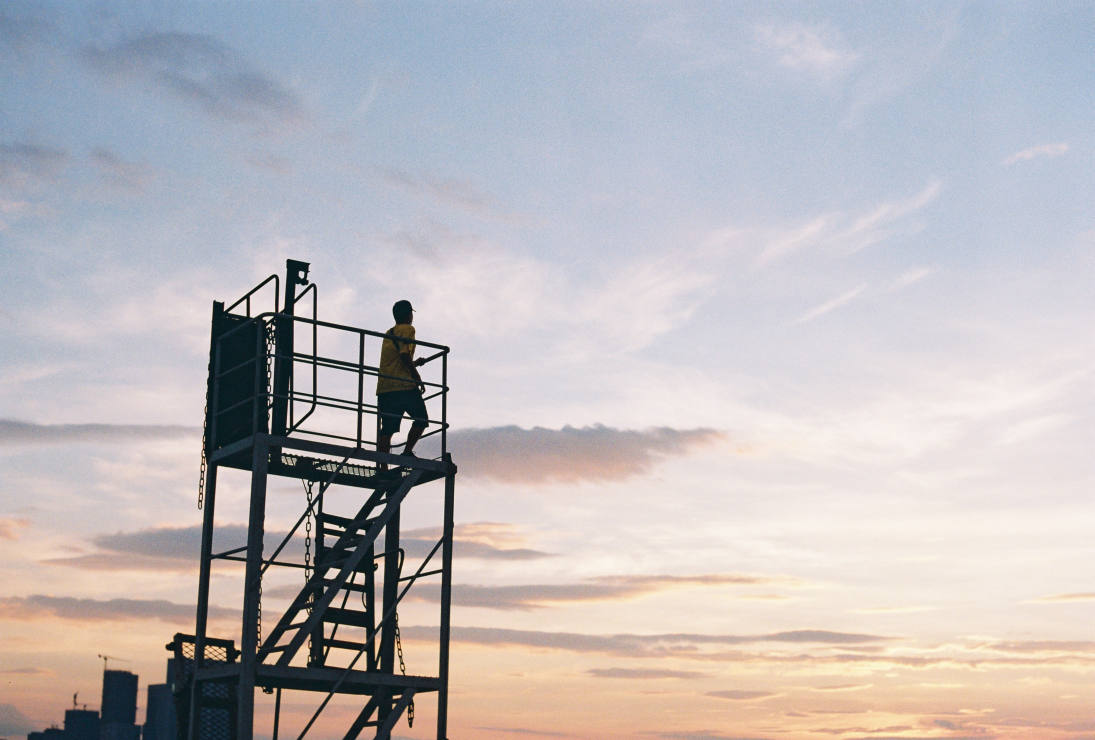
#> input picture images/raw/000039.jpg, 3283 x 2220 px (shown at 1/3 size); its folder holds 4 pictures in this run
$ python compress.py
#> lines starting #> are read from the running program, lines starting #| are printed output that depends on the picture
import os
from PIL import Image

def compress_images(input_folder, output_folder, max_size=1024):
    # Ensure output folder exists
#> called with input_folder = './', output_folder = '../', max_size = 1024
    os.makedirs(output_folder, exist_ok=True)

    # Iterate over all files in the input folder
    for filename in os.listdir(input_folder):
        input_path = os.path.join(input_folder, filename)

        # Check if the file is an image
        if filename.lower().endswith(('.png', '.jpg', '.jpeg', '.gif', '.bmp', '.tiff')):
            with Image.open(input_path) as img:
                # Calculate new size while maintaining aspect ratio
#> img is the input picture: PIL image 3283x2220 RGB; mean R, G, B 190.1, 185.9, 188.4
                img.thumbnail((max_size, max_size), Image.LANCZOS)
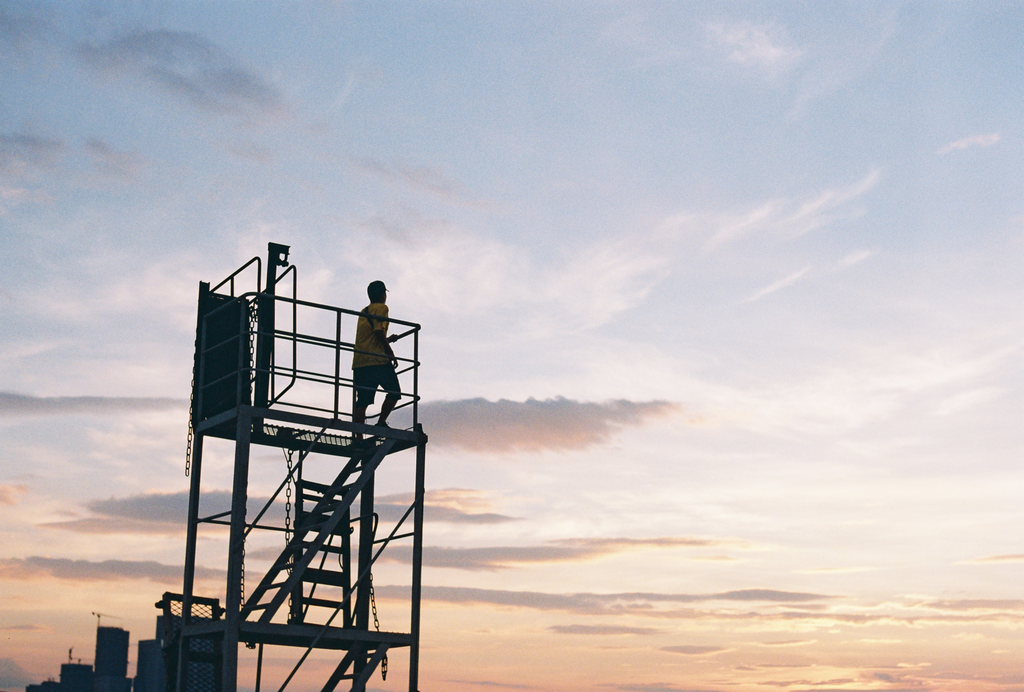
#> img: PIL image 1024x692 RGB; mean R, G, B 190.1, 185.9, 188.4

                # Save the compressed image to the output folder with the same filename
                output_path = os.path.join(output_folder, filename)
                img.save(output_path)
                print(f"Compressed and saved {filename} to {output_folder}")
#> pass 2 of the loop in compress_images, `for filename in os.listdir(input_folder):`:
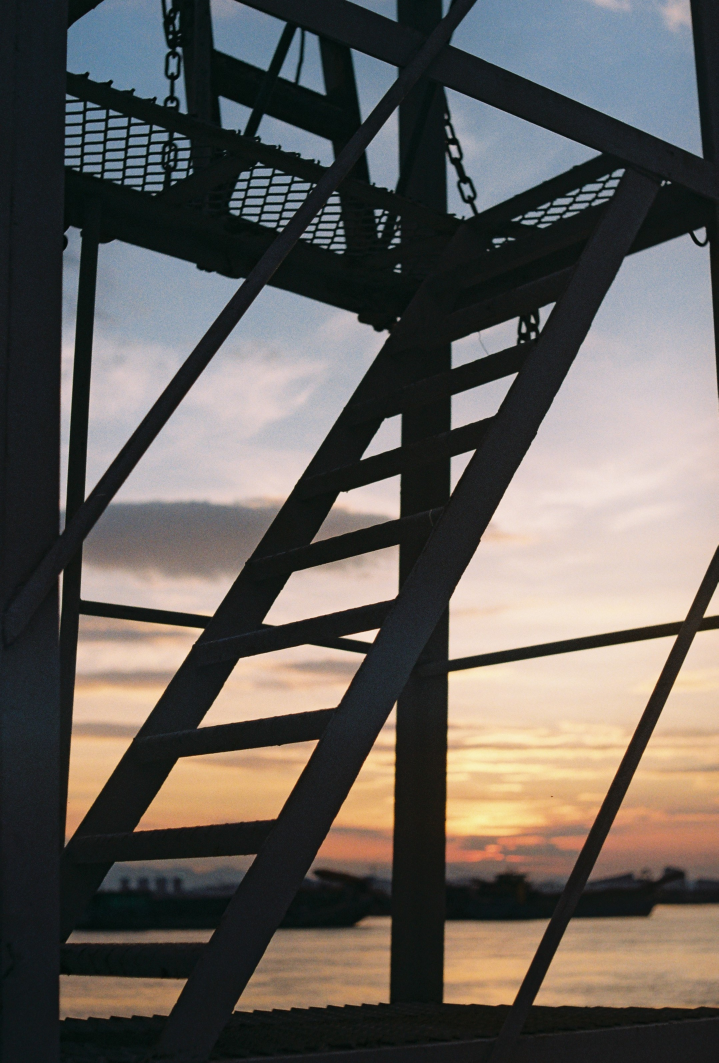
#> input picture images/raw/000045 (2).jpg, 2155 x 3188 px (shown at 1/3 size)
#> in compress_images, img is the input picture: PIL image 2155x3188 RGB; mean R, G, B 100.2, 95.3, 90.7
#> in compress_images, `img.thumbnail((max_size, max_size), Image.LANCZOS)`:
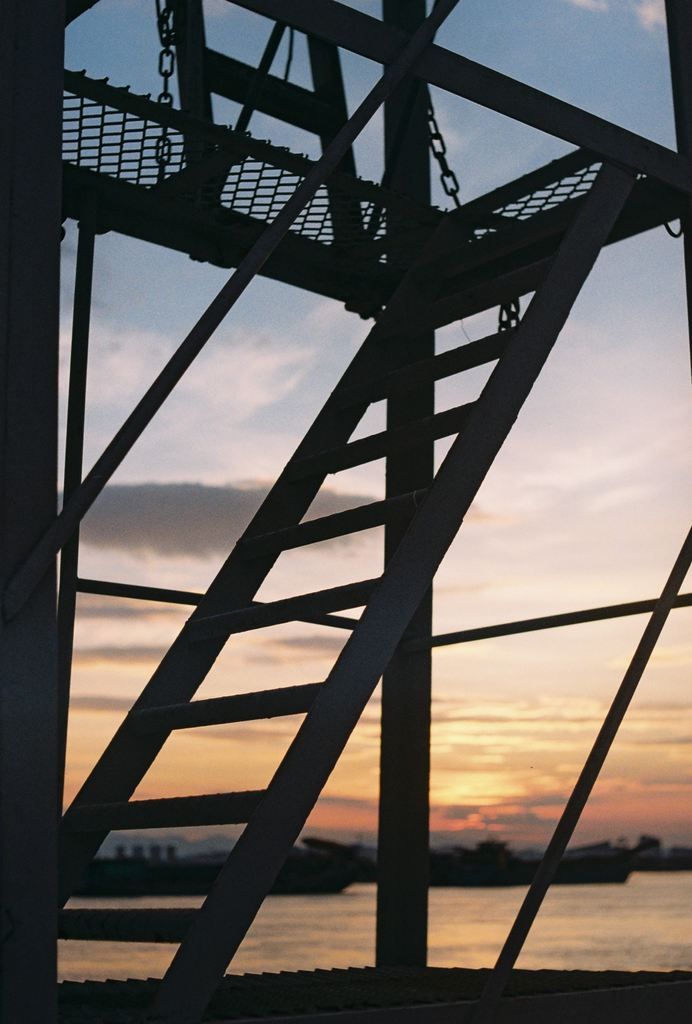
#> img: PIL image 692x1024 RGB; mean R, G, B 100.2, 95.3, 90.7

# Define input and output folder paths
input_folder = "./"   # Replace with the path to your input folder
output_folder = "../" # Replace with the path to your output folder

# Run the function
compress_images(input_folder, output_folder)
